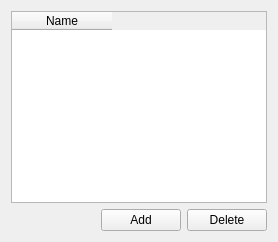
          <widget class="QWidget" name="tab_output_selected">
           <attribute name="title">
            <string>Selected</string>
           </attribute>
           <layout class="QVBoxLayout" name="verticalLayout_18">
            <item>
             <widget class="QTableWidget" name="tableWidget_output_selected_drawers">
              <property name="selectionMode">
               <enum>QAbstractItemView::SingleSelection</enum>
              </property>
              <property name="selectionBehavior">
               <enum>QAbstractItemView::SelectRows</enum>
              </property>
              <column>
               <property name="text">
                <string>Name</string>
               </property>
              </column>
             </widget>
            </item>
            <item>
             <layout class="QHBoxLayout" name="horizontalLayout_36">
              <item>
               <spacer name="horizontalSpacer_34">
                <property name="orientation">
                 <enum>Qt::Horizontal</enum>
                </property>
                <property name="sizeHint" stdset="0">
                 <size>
                  <width>40</width>
                  <height>20</height>
                 </size>
                </property>
               </spacer>
              </item>
              <item>
               <widget class="QPushButton" name="pushButton_output_selected_add">
                <property name="text">
                 <string>Add</string>
                </property>
               </widget>
              </item>
              <item>
               <widget class="QPushButton" name="pushButton_output_selected_delete">
                <property name="text">
                 <string>Delete</string>
                </property>
               </widget>
              </item>
             </layout>
            </item>
           </layout>
          </widget>
